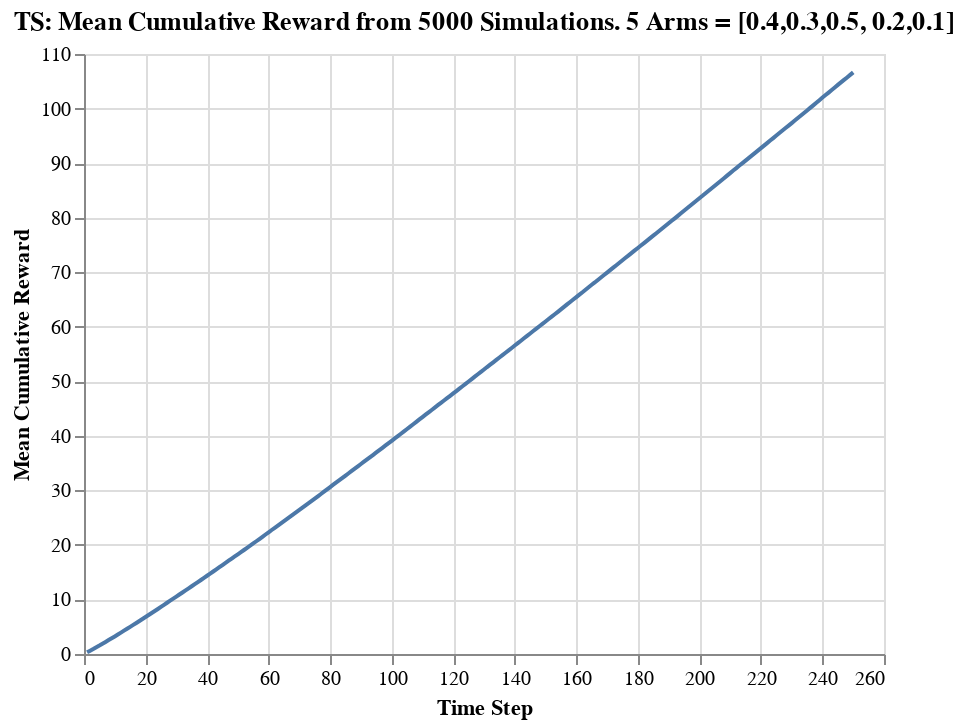

The notebook cell saved with this chart:
### Code cell
alt.Chart(df_cumreward).mark_line().encode(
    alt.X("step:Q", title = "Time Step"),
    alt.Y("cum_reward:Q", title = "Mean Cumulative Reward")
).properties(
    title = "TS: Mean Cumulative Reward from 5000 Simulations. 5 Arms = [0.4,0.3,0.5, 0.2,0.1]",
)

### Figure 1 — Vega-Lite specification as saved in the notebook (floating-point values rounded to 4 significant figures; data arrays with more than 128 entries replaced by an {"elided": "..."} marker saying what was removed)
{"config": {"view": {"continuousWidth": 400, "continuousHeight": 300}}, "data": {"name": "data-bf540dd3f266d70009f2bf881c2238a5"}, "mark": "line", "encoding": {"x": {"type": "quantitative", "field": "step", "title": "Time Step"}, "y": {"type": "quantitative", "field": "cum_reward", "title": "Mean Cumulative Reward"}}, "title": "TS: Mean Cumulative Reward from 5000 Simulations. 5 Arms = [0.4,0.3,0.5, 0.2,0.1]", "$schema": "https://vega.github.io/schema/vega-lite/v4.8.1.json", "datasets": {"data-bf540dd3f266d70009f2bf881c2238a5": {"elided": "250 records"}}}
